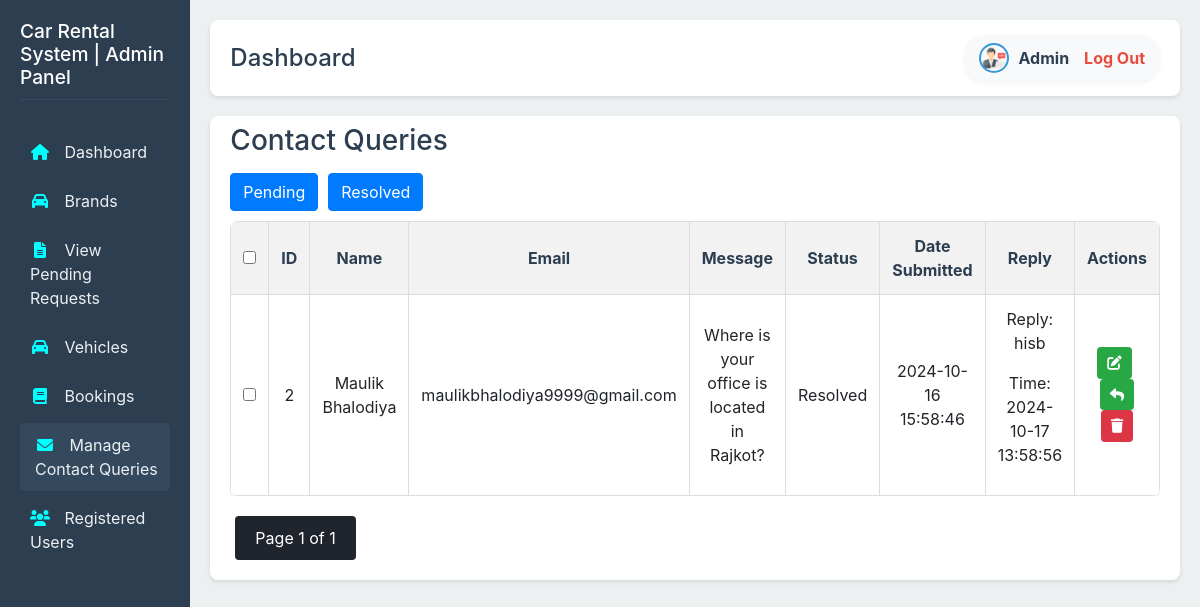
The page /admin/manage-contact-queries.php (signed in) on the database its author committed.
### tables this page shows
CREATE TABLE `contact_queries` (
  `id` int(11) NOT NULL,
  `user_id` int(11) NOT NULL,
  `name` varchar(30) NOT NULL,
  `email` varchar(50) NOT NULL,
  `subject` varchar(80) NOT NULL,
  `message` text NOT NULL,
  `submitted_at` timestamp NOT NULL DEFAULT current_timestamp(),
  `status` enum('Pending','Resolved') NOT NULL DEFAULT 'Pending',
  `reply` text DEFAULT NULL,
  `reply_timestamp` datetime DEFAULT NULL
);

### admin/manage-contact-queries.php (the view, shortened to what this page needs)
<?php
require('db_connection.php');
$limit = 10;
$page = isset($_GET['page']) ? (int)$_GET['page'] : 1;
$filter = isset($_GET['filter']) ? $_GET['filter'] : 'all';
$filterQuery = "";
$countQuery = "SELECT COUNT(*) AS total FROM contact_queries $filterQuery";
$countResult = $conn->query($countQuery);
$totalRows = $countResult->fetch_assoc()['total'];
$totalPages = ceil($totalRows / $limit);
$queriesQuery = "SELECT id, name, email, message, status, submitted_at AS date_submitted, reply, reply_timestamp FROM contact_queries $filterQuery ORDER BY date_submitted DESC";
$queriesResult = $conn->query($queriesQuery);
?>
<!DOCTYPE html>
<html lang="en">
<head>
    <link rel="stylesheet" href="admin-style.css">
    <link rel="stylesheet" href="manage-contact-queries.css">
    <link rel="stylesheet" href="https://stackpath.bootstrapcdn.com/bootstrap/4.5.2/css/bootstrap.min.css">
    <link rel="stylesheet" href="https://cdnjs.cloudflare.com/ajax/libs/font-awesome/6.0.0-beta3/css/all.min.css">
</head>
<body>
<?php require('navbar.php'); ?>
<div class="manage-contact-queries">
    <h3>Contact Queries</h3>
    <div class="button-group">
        <a href="?filter=pending" class="<?php echo $filter === 'pending' ? 'active' : ''; ?> btn btn-primary">Pending</a>
        <a href="?filter=resolved" class="<?php echo $filter === 'resolved' ? 'active' : ''; ?> btn btn-primary">Resolved</a>
    </div>
    <div class="table-container">
        <table>
            <thead>
                <tr>
                    <th><input type="checkbox" onclick="selectAll(this)"></th>
                    <th>ID</th>
                    <th>Name</th>
                    <th>Email</th>
                    <th>Message</th>
                    <th>Status</th>
                    <th>Date Submitted</th>
                    <th>Reply</th>
                    <th>Actions</th>
                </tr>
            </thead>
            <tbody>
                <?php if ($queriesResult->num_rows > 0): ?>
                    <?php while($query = $queriesResult->fetch_assoc()): ?>
                        <tr>
                            <td><input type="checkbox" name="selected_queries[]" value="<?php echo htmlspecialchars($query['id']); ?>" onclick="toggleDeleteButton()"></td>
                            <td><?php echo htmlspecialchars($query['id']); ?></td>
                            <td><?php echo htmlspecialchars($query['name']); ?></td>
                            <td><?php echo htmlspecialchars($query['email']); ?></td>
                            <td><?php echo htmlspecialchars($query['message']); ?></td>
                            <td><?php echo htmlspecialchars($query['status']); ?></td>
                            <td><?php echo htmlspecialchars($query['date_submitted']); ?></td>
                            <td>
                                <?php if (!empty($query['reply'])): ?>
                                    <p>Reply: <?php echo htmlspecialchars($query['reply']); ?></p>
                                    <p>Time: <?php echo htmlspecialchars($query['reply_timestamp']); ?></p>
                                <?php endif; ?>
                            </td>
                            <td>
                                <button onclick="toggleAction(<?php echo $query['id']; ?>, 'update')" class="edit-btn"><i class="fas fa-edit"></i></button>
                                <button onclick="toggleAction(<?php echo $query['id']; ?>, 'reply')" class="reply-btn"><i class="fas fa-reply"></i></button>
                                <form action="manage-contact-queries.php" method="POST" style="display:inline;">
                                    <button type="submit" name="delete_query" class="btn btn-danger"><i class="fas fa-trash"></i> </button>
                                </form>
                            </td>
                        </tr>
                    <?php endwhile; ?>
                <?php else: ?>
                    <tr>
                        <td colspan="9">No contact queries found.</td>
                    </tr>
                <?php endif; ?>
            </tbody>
        </table>
    </div>
  <div class="pagination">
            <span class="current-page">Page <?php echo $page; ?> of <?php echo $totalPages; ?></span>
        </div>
        </div>
</body>
</html>

### admin/admin-style.css (style rules this page uses)
body { font-family: 'Segoe UI', Tahoma, Geneva, Verdana, sans-serif; margin: 0; padding: 0; display: flex; background-color: #f0f4f8; }
.manage-brands ,.manage-contact-queries { background-color: #ffffff; padding: 20px; padding-top: 8px; border-radius: 8px; box-shadow: 0 2px 4px rgba(0, 0, 0, 0.1); }
.table-container { overflow-x: auto; margin-top: 0.1rem; }
.edit-btn, .delete-btn { display: inline-block; padding: 5px 10px; margin-right: 5px; border-radius: 4px; color: white; text-decoration: none; transition: background-color 0.3s ease; }
.edit-btn { background-color: #2ecc71; }
.pagination { margin-top: 20px; text-align: center; }
.pagination a, .pagination span { display: inline-block; padding: 10px 20px; margin: 0 5px; border-radius: 4px; text-decoration: none; color: #fff; background-color: #3498db; transition: background-color 0.3 ease; }
.pagination .current-page { background-color: #1f242d; }

### admin/manage-contact-queries.css (style rules this page uses)
.button-group { display: flex; align-items: center; }
.button-group .btn, .button-group .delete-btn { margin-right: 10px; }
.manage-contact-queries h3 { color: #2c3e50; margin-bottom: 15px; }
.manage-contact-queries .table-container { overflow-x: auto; margin-top: 10px; }
.manage-contact-queries .table-container table { width: 100%; border-collapse: collapse; background-color: white; border-radius: 8px; overflow: hidden; box-shadow: 0 2px 4px rgba(0, 0, 0, 0.1); }
.table-container th, .table-container td { border: 1px solid #ddd; padding: 12px; text-align: center; }
.table-container th { background-color: #f2f2f2; color: #2c3e50; font-weight: bold; }
.table-container .edit-btn, .reply-btn { background-color: #28a745; }
.table-container button { padding: 5px 10px; color: white; border: none; border-radius: 4px; cursor: pointer; transition: background-color 0.3s ease; font-size: 0.9rem; }

### rows shown on the page
contact_queries: id "2", name "Maulik Bhalodiya", email "maulikbhalodiya9999@gmail.com", message "Where is your office is located in Rajkot?", status "Resolved", submitted_at "2024-10-16 15:58:46", reply "hisb", reply_timestamp "2024-10-17 13:58:56"

### other values the page prints
$page "1"
$totalPages "1"
